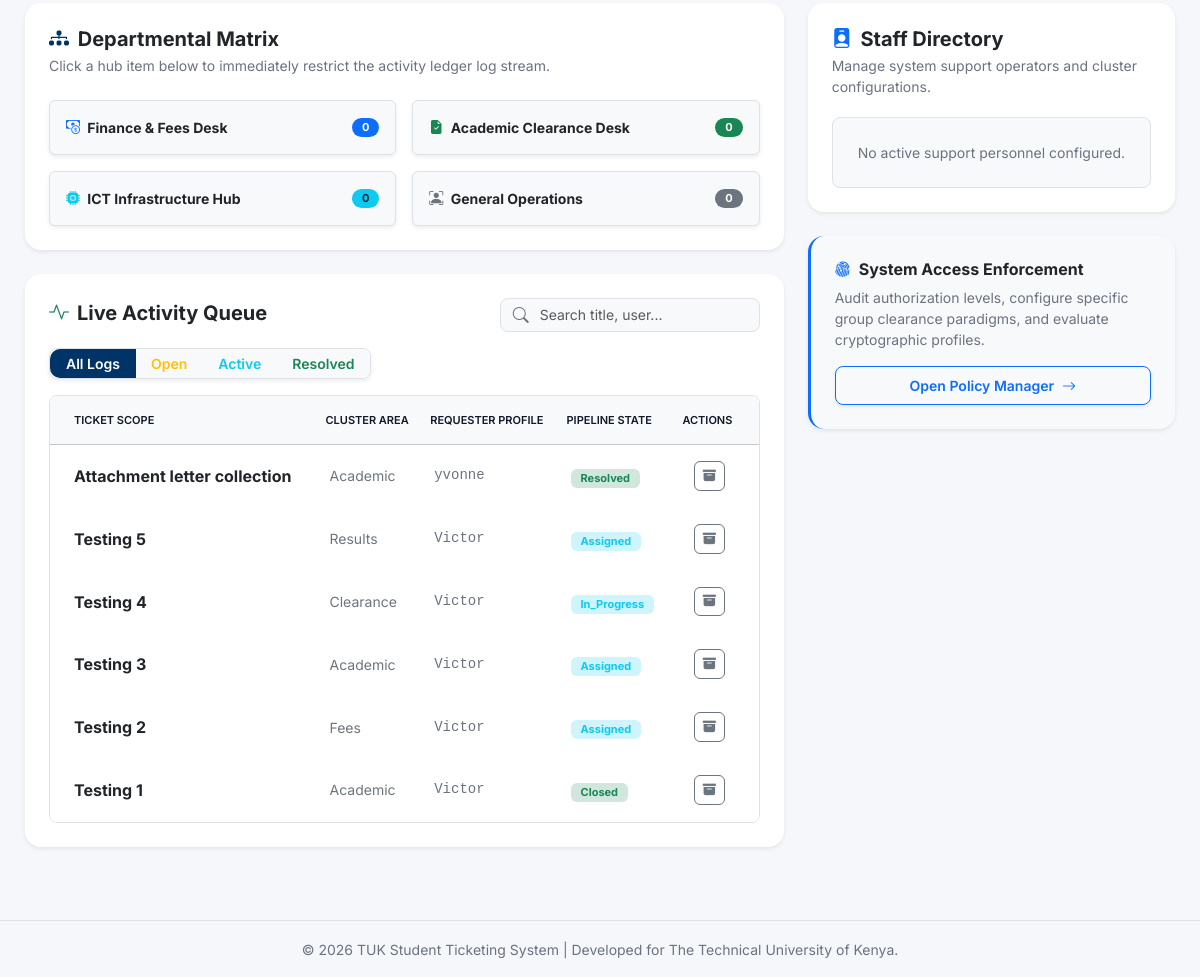
The page /accounts/admin-dashboard/ (signed in, lower part) on the database as committed earlier.
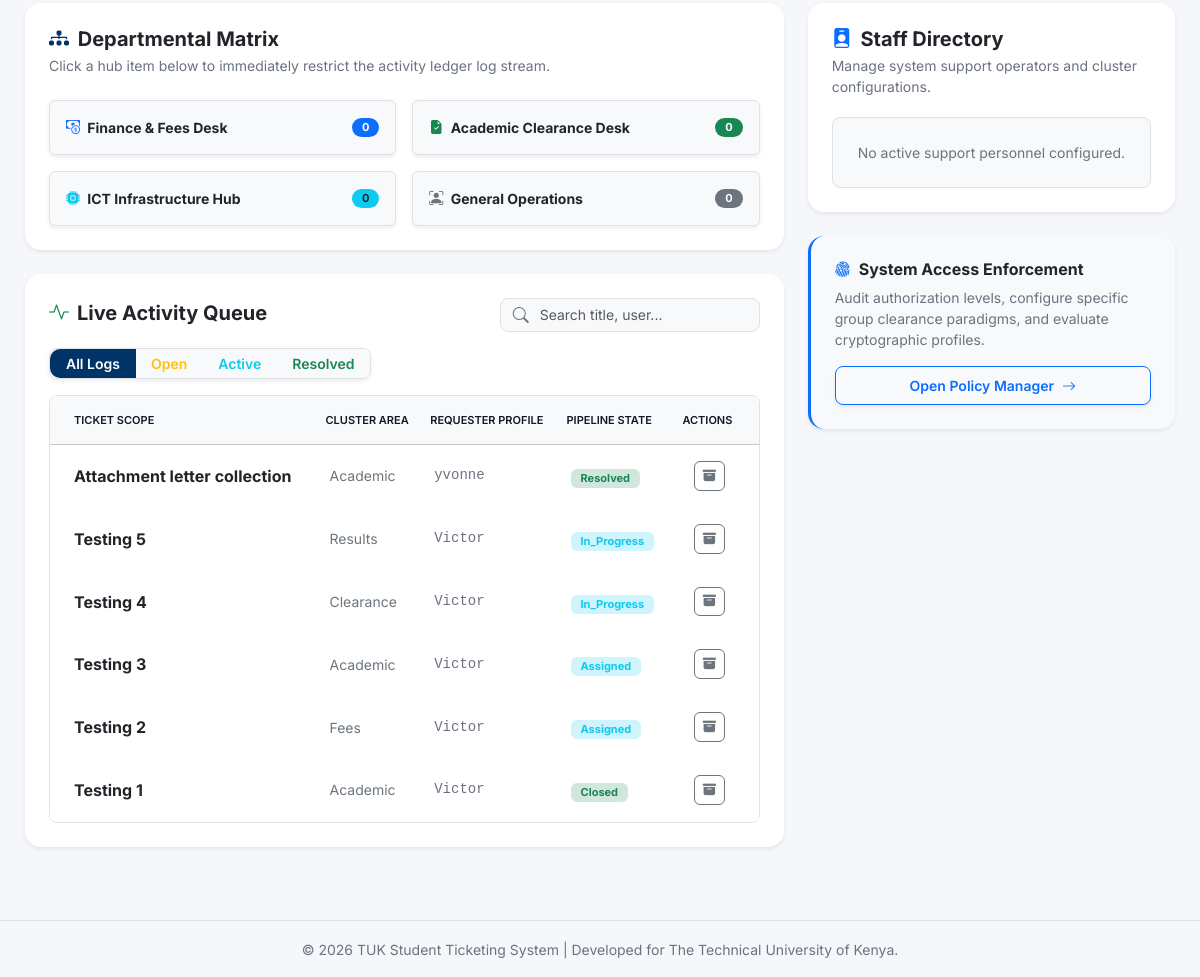
The same page on the database as committed later.
### tickets/models.py (models this page shows, shortened)
class Ticket(models.Model):
    CATEGORY_CHOICES = (
        ('academic', 'Academic'),
        ('clearance', 'Clearance'),
        ('fees', 'Fees'),
        ('results', 'Results'),
        ('other', 'Other'),
    )
    STATUS_CHOICES = (
        ('assigned', 'Assigned'),
        ('in_progress', 'In Progress'),
        ('resolved', 'Resolved'),
        ('closed', 'Closed'),
    )
    title = models.CharField(max_length=255)
    description = models.TextField()
    category = models.CharField(max_length=50, choices=CATEGORY_CHOICES)
    status = models.CharField(
        max_length=50,
        choices=STATUS_CHOICES,
        default='assigned'
    )
    student = models.ForeignKey(
        settings.AUTH_USER_MODEL,
        on_delete=models.CASCADE,
        related_name='tickets'
    )
    assigned_to = models.ForeignKey(
        settings.AUTH_USER_MODEL,
        on_delete=models.SET_NULL,
        null=True,
        blank=True,
        related_name='assigned_tickets'
    )
    created_at = models.DateTimeField(auto_now_add=True)
    updated_at = models.DateTimeField(auto_now=True)

### accounts/models.py (models this page shows, shortened)
class User(AbstractUser):
    ROLE_STUDENT = "student"
    ROLE_STAFF = "staff"
    ROLE_ADMIN = "admin"
    ROLE_CHOICES = (
        (ROLE_STUDENT, "Student"),
        (ROLE_STAFF, "Staff"),
        (ROLE_ADMIN, "Admin"),
    )
    CATEGORY_CHOICES = (
        ("fees", "Fees"),
        ("clearance", "Clearance"),
        ("results", "Results"),
        ("other", "Other"),
    )
    role = models.CharField(
        max_length=20,
        choices=ROLE_CHOICES,
        default=ROLE_STUDENT
    )
    category = models.CharField(
        max_length=50,
        choices=CATEGORY_CHOICES,
        null=True,
        blank=True
    )
    reg_no = models.CharField(
    max_length=50,
        unique=True,
        blank=True,
        null=True
    )
    phone = models.CharField(max_length=20, blank=True, null=True)
    profile_pic = models.ImageField(
        upload_to='profiles/',
        null=True,
        blank=True
    )

### accounts/views.py (the view)
# urls.py: path("admin-dashboard/", admin_dashboard, name="admin_dashboard"),
@login_required
def admin_dashboard(request):
    if not is_admin(request.user):
        return deny_redirect(request.user)
    all_tickets = Ticket.objects.all().order_by('-created_at')
    return render(request, "dashboard/admin.html", {
        "tickets": all_tickets,
        "total_users": User.objects.count(),
        "ticket_stats": Ticket.objects.aggregate(
            total=Count('id'),
            open=Count('id', filter=Q(status='open')),
            resolved=Count('id', filter=Q(status='resolved'))
        )
    })

### accounts/views.py (called while the page is built)
def is_admin(user):
    return user.is_superuser

### notifications/context_processors.py (called while the page is built)
def unread_notifications_count(request):
    if request.user.is_authenticated:
        return {
            'unread_notifications_count': Notification.objects.filter(user=request.user, is_read=False).count()
        }
    return {'unread_notifications_count': 0}

### templates/dashboard/admin.html (shortened to what the changed rows need)
{% extends 'base.html' %}
{% load static %}
{% block content %}
<div class="row g-4">
    <main class="col-12 col-lg-8">
        <div class="card border-0 shadow-sm rounded-4">
            <div class="card-body px-4 pb-4 pt-2">
                {% if tickets %}
                    <div class="table-responsive border rounded-3" id="table-wrapper">
                        <table class="table align-middle mb-0 table-hover" id="admin-live-table">
                            <thead class="table-light text-secondary small text-uppercase">
                                <tr>
                                    <th class="ps-4 py-3">Ticket Scope</th>
                                    <th class="py-3">Cluster Area</th>
                                    <th class="py-3">Requester Profile</th>
                                    <th class="py-3">Pipeline State</th>
                                    <th class="pe-4 py-3 text-center">Actions</th>
                                </tr>
                            </thead>
                            <tbody class="border-top-0" id="live-table-body">
                                {% for t in tickets %}
                                <tr class="ticket-row"
                                    data-status="{{ t.status|lower }}"
                                    data-dept="{{ t.category|lower|default:'general' }}"
                                    data-searchable="{{ t.title|lower }} {{ t.student.username|lower }}">
                                    <td class="ps-4 py-3 fw-bold text-dark">
                                        <a href="{% url 'tickets:ticket_detail' t.id %}" class="text-decoration-none text-dark">
                                            {{ t.title }}
                                        </a>
                                    </td>
                                    <td class="py-3 text-secondary small">
                                        {{ t.get_category_display|default:"General Operations" }}
                                    </td>
                                    <td class="py-3 small text-muted font-monospace">
                                        {{ t.student.username }}
                                    </td>
                                    <td class="py-3">
                                        <span class="badge px-2.5 py-1.5 rounded-2 fw-bold
                                            {% if t.status == 'open' %}bg-warning-subtle text-warning
                                            {% elif t.status == 'assigned' or t.status == 'in_progress' %}bg-info-subtle text-info
                                            {% else %}bg-success-subtle text-success{% endif %}">
                                            {{ t.status|title }}
                                        </span>
                                    </td>
                                    <td class="pe-4 py-3 text-center">
                                        <form action="{% url 'accounts:archive_ticket' t.id %}" method="POST" class="d-inline" onsubmit="return confirm('Archive this ticket? It will be cleared from active boards.');">
                                            <button type="submit" class="btn btn-sm btn-outline-secondary action-btn" title="Archive Ticket">
                                                <i class="bi bi-archive-fill"></i>
                                            </button>
                                        </form>
                                    </td>
                                </tr>
                                {% endfor %}
                            </tbody>
                        </table>
                    </div>
                {% else %}
                    <div class="text-center py-5 my-2">
                        <p class="text-muted small mb-0">Queue Empty. No items discovered.</p>
                    </div>
                {% endif %}
            </div>
        </div>
    </main>
</div>
{% endblock %}

Rows that differ between the two databases and show on the page:
changed Ticket "Testing 5": status "Assigned" → "In_Progress"
